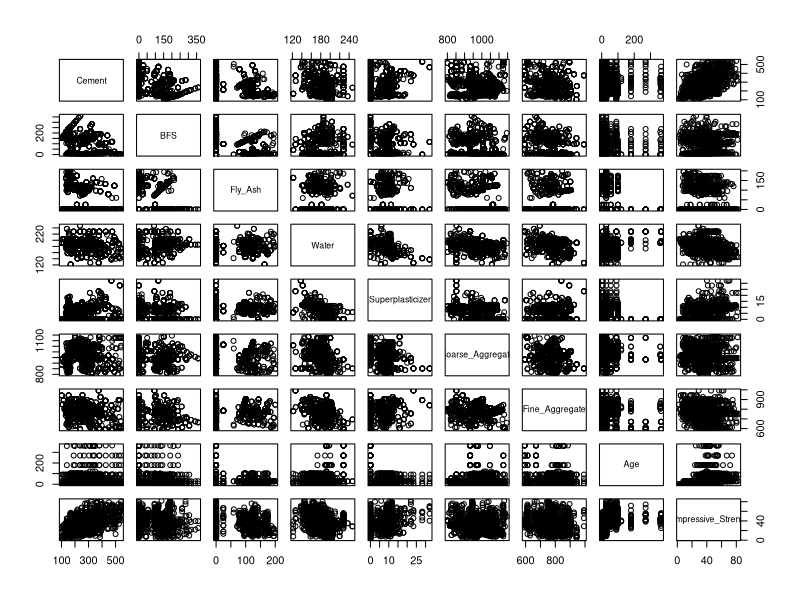
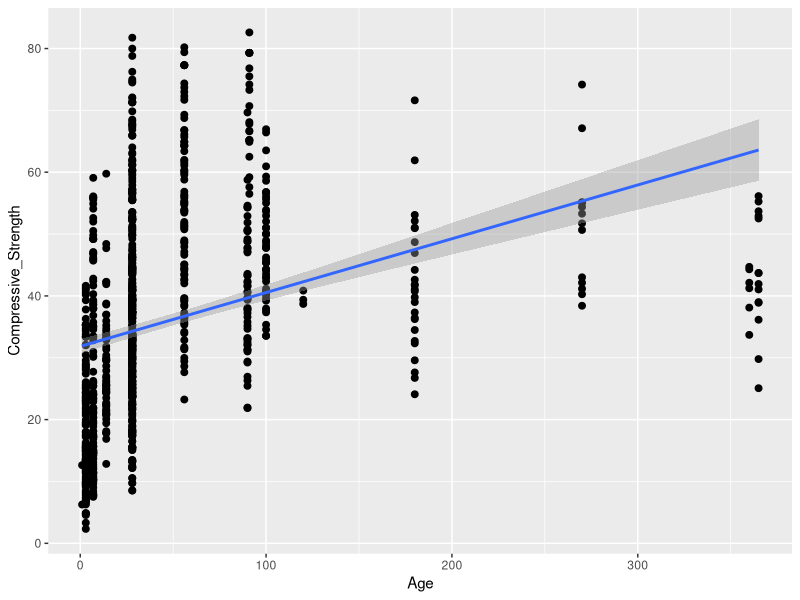
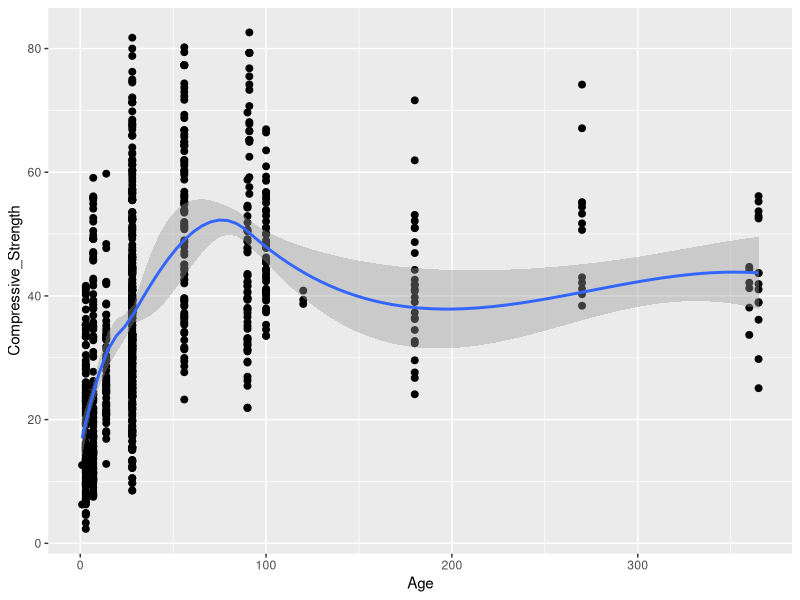
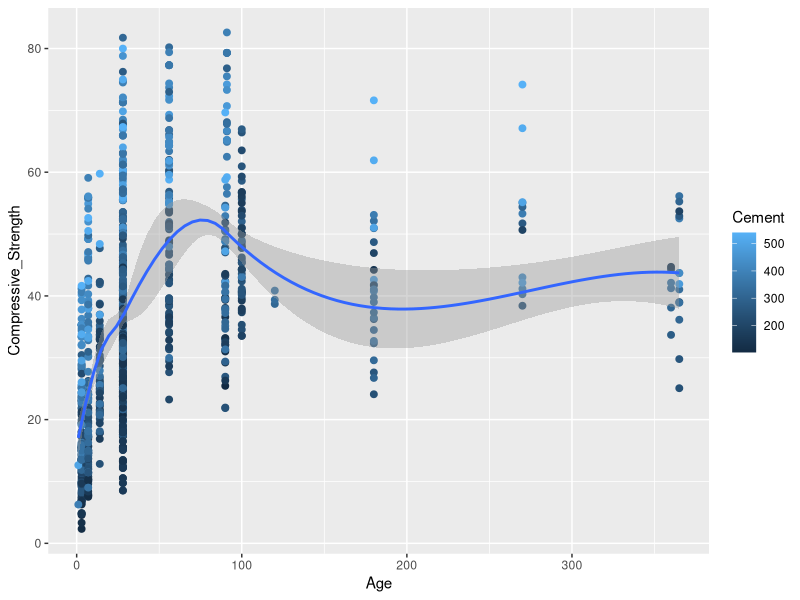
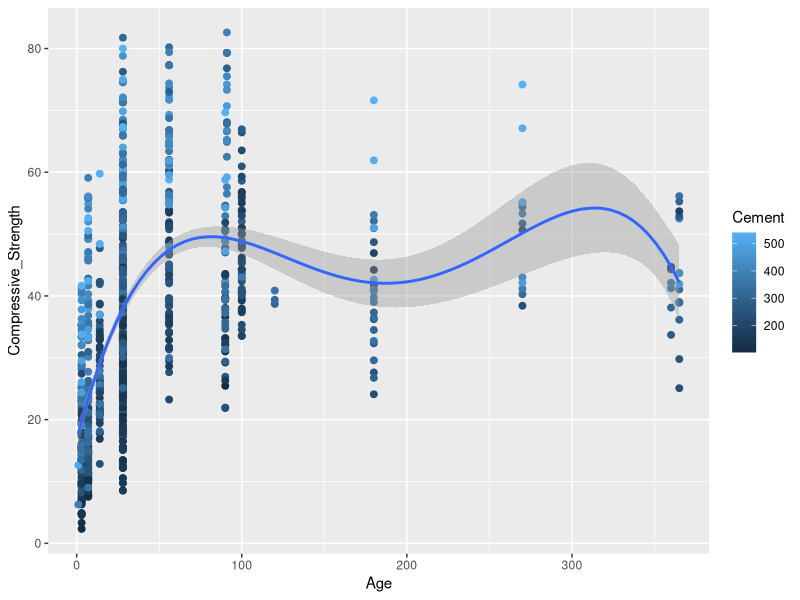

The R source for these figures, in order:
# Visualizing concrete strength data
# Jeffrey C. Oliver
# jcoliver@email.arizona.edu
# 2021-02-17

################################################################################
library(ggplot2)
library(dplyr)
library(tidyr)

# Read in concrete data
concrete <- read.csv(file = "data/Concrete_Data.csv")

# Some EDA, looking for good relationships
pairs(concrete)

# Plot strength vs. age, using OLS linear regression
ggplot(data = concrete, mapping = aes(x = Age, 
                                      y = Compressive_Strength)) +
  geom_point(size = 2) +
  geom_smooth(method = "lm")

# Plot strength vs. age, adding local regression line
ggplot(data = concrete, mapping = aes(x = Age, 
                                      y = Compressive_Strength)) +
  geom_point(size = 2) +
  geom_smooth(method = "loess")

# Add amount of cement as color of points
ggplot(data = concrete, mapping = aes(x = Age, 
                                      y = Compressive_Strength,
                                      color = Cement)) +
  geom_point(size = 2) +
  geom_smooth(method = "loess")

# What about a polynomial relationship?
ggplot(data = concrete, mapping = aes(x = Age, 
                                      y = Compressive_Strength,
                                      color = Cement)) +
  geom_point(size = 2) +
  geom_smooth(method = "lm", formula = y ~ poly(x, degree = 4))


single <- lm(Compressive_Strength ~ Age, data = concrete)
order_2 <- lm(Compressive_Strength ~ poly(Age, 2), data = concrete)
order_3 <- lm(Compressive_Strength ~ poly(Age, 3), data = concrete)
# Stop at order 4
order_4 <- lm(Compressive_Strength ~ poly(Age, 4), data = concrete)
order_5 <- lm(Compressive_Strength ~ poly(Age, 5), data = concrete)

anova(order_3, order_4)
anova(order_4, order_5)
